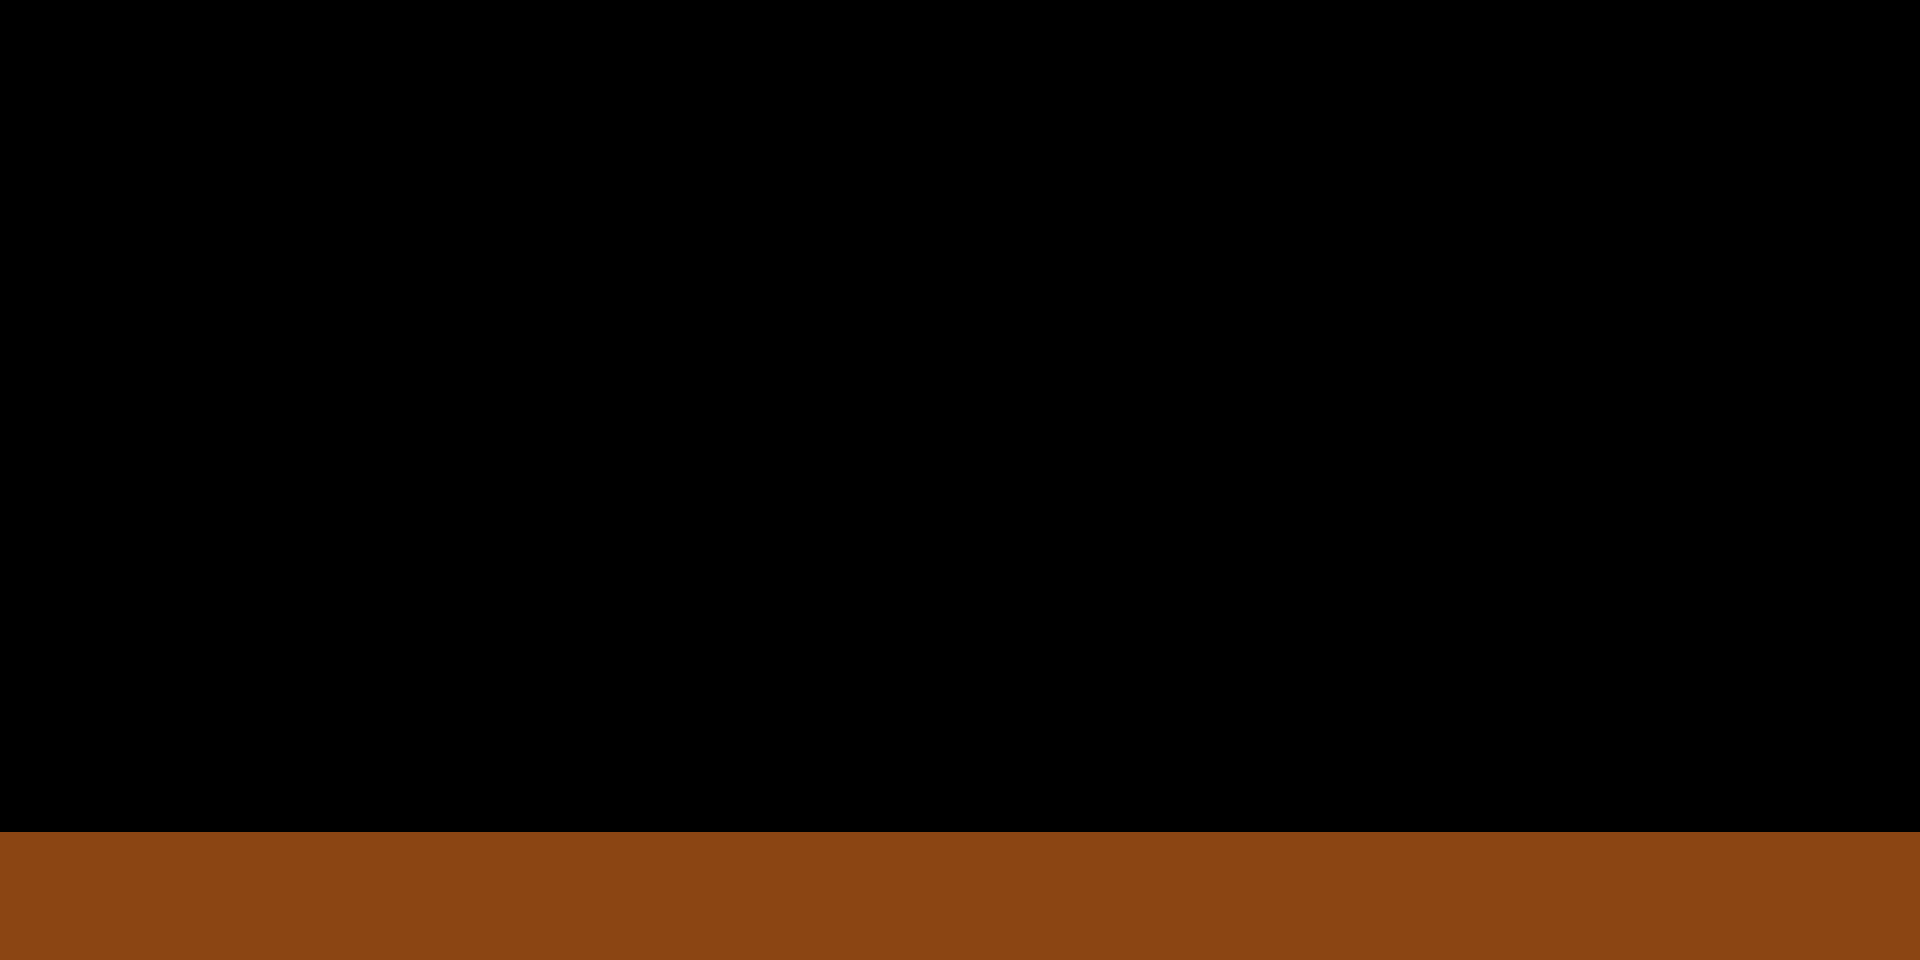

Rendered tile map (Tiled .tmx) drawn with the repository's tilesets; below, a short description and the map source with its tile grids summarised:
An orthogonal 30x15 tile map with 64x64 px tiles, 1 tile layer (Foreground), 3 tilesets and 2 objects (Player).

<map version="1.10" tiledversion="1.11.1" orientation="orthogonal" renderorder="right-down" width="30" height="15" tilewidth="64" tileheight="64" infinite="0" nextlayerid="4" nextobjectid="12">
 <tileset firstgid="1" source="Environment Tileset.tsx" />
 <tileset firstgid="17" source="Ground Tileset v1.tsx" />
 <tileset firstgid="41" source="Player Sprites.tsx" />
 <layer id="1" name="Foreground" width="30" height="15">
  <data>[450 cells, 60 non-empty, 1 distinct tile ids]</data>
 </layer>
 <objectgroup id="2" name="Primary Level Collision">
  <object id="1" x="0" y="832" width="1920" height="128">
   <polygon points="0,0 960,0 1920,0 1920,128 0,128" />
  </object>
 </objectgroup>
 <objectgroup id="3" name="Player Layer">
  <object id="2" name="Player" gid="41" x="128" y="768" width="64" height="64" />
 </objectgroup>
</map>
